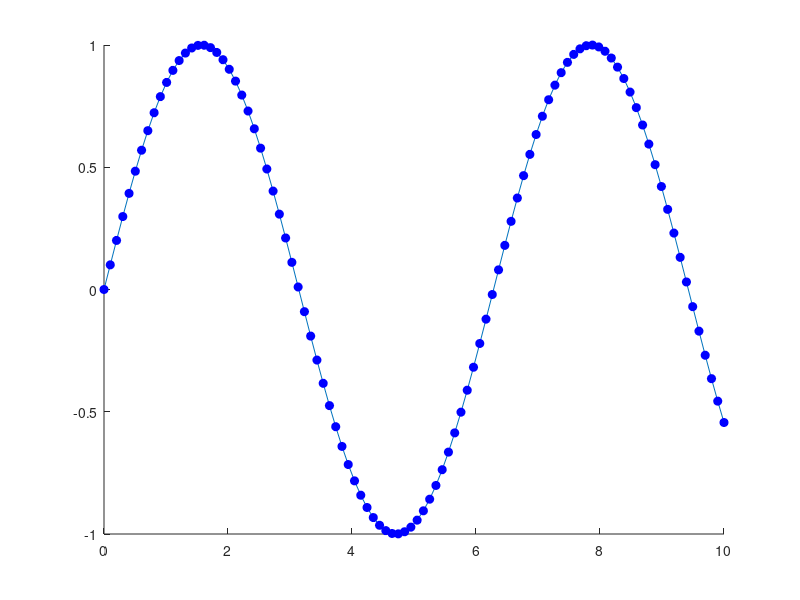

Source code (MATLAB):
clear all;clc;
x=linspace(0,10,100);
y=sin(x);
hold on
plot(x,y);
for i=1:length(x)
    plot(x(i),y(i),'bo','MarkerFaceColor','b');
    drawnow;
end